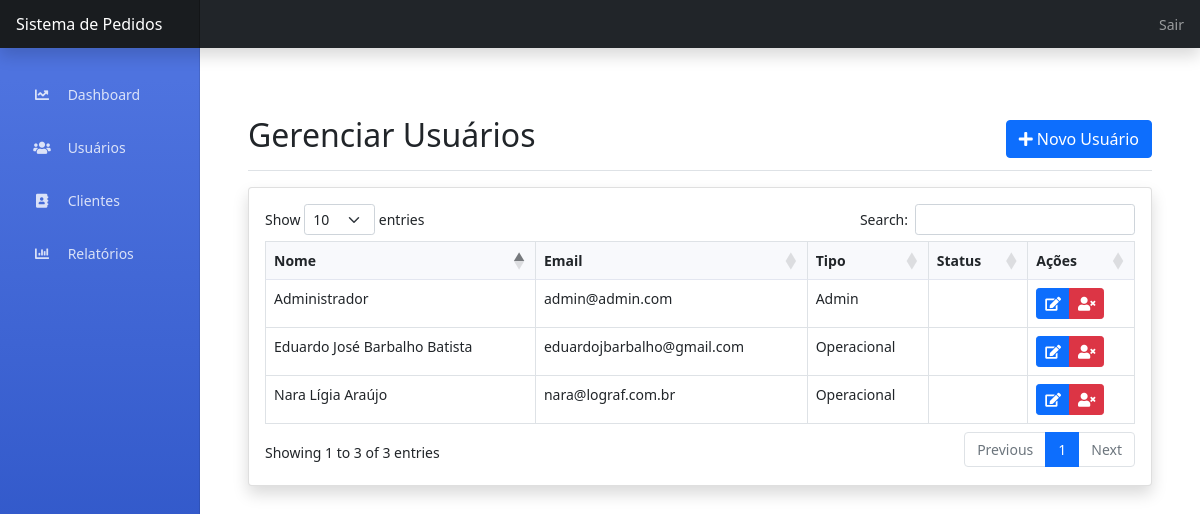
/admin/usuarios (signed in), run on the app's committed database.
### app.py (models this page shows, shortened)
class Usuario(UserMixin, db.Model):
    id = db.Column(db.Integer, primary_key=True)
    nome = db.Column(db.String(100), nullable=False)
    email = db.Column(db.String(120), unique=True, nullable=False)
    senha = db.Column(db.String(200), nullable=False)
    tipo = db.Column(db.String(20), nullable=False)  # 'admin' ou 'operacional'
    ativo = db.Column(db.Boolean, default=True)
    pedidos = db.relationship('Pedido', backref='usuario', lazy=True)

### app.py (the view)
@app.route('/admin/usuarios')
@login_required
def admin_usuarios():
    if current_user.tipo != 'admin':
        flash('Acesso não autorizado!', 'danger')
        return redirect(url_for('index'))
    usuarios = Usuario.query.all()
    return render_template('admin/usuarios.html', usuarios=usuarios)

### app.py (called while the page is built)
@login_manager.user_loader
def load_user(user_id):
    return Usuario.query.get(int(user_id))

### templates/admin/usuarios.html (shortened to what this page needs)
{% extends "base.html" %}
{% block content %}
<div class="container-fluid">
    <div class="d-flex justify-content-between flex-wrap flex-md-nowrap align-items-center pt-3 pb-2 mb-3 border-bottom">
        <h1 class="h2">Gerenciar Usuários</h1>
        <div class="btn-toolbar mb-2 mb-md-0">
            <a href="{{ url_for('admin_novo_usuario') }}" class="btn btn-primary">
                <i class="fas fa-plus"></i> Novo Usuário
            </a>
        </div>
    </div>
    <div class="card shadow mb-4">
        <div class="card-body">
            <div class="table-responsive">
                <table class="table table-bordered" id="dataTable" width="100%" cellspacing="0">
                    <thead>
                        <tr>
                            <th>Nome</th>
                            <th>Email</th>
                            <th>Tipo</th>
                            <th>Status</th>
                            <th>Ações</th>
                        </tr>
                    </thead>
                    <tbody>
                        {% for usuario in usuarios %}
                        <tr>
                            <td>{{ usuario.nome }}</td>
                            <td>{{ usuario.email }}</td>
                            <td>{{ usuario.tipo|title }}</td>
                            <td>
                                <span class="badge {% if usuario.ativo %}badge-success{% else %}badge-danger{% endif %}">
                                </span>
                            </td>
                            <td>
                                <div class="btn-group">
                                    <a href="{{ url_for('admin_editar_usuario', id=usuario.id) }}"
                                       class="btn btn-sm btn-primary" title="Editar">
                                        <i class="fas fa-edit"></i>
                                    </a>
                                    <button onclick="toggleUsuario({{ usuario.id }})"
                                            class="btn btn-sm {% if usuario.ativo %}btn-danger{% else %}btn-success{% endif %}"
                                            title="{{ 'Desativar' if usuario.ativo else 'Ativar' }}">
                                        <i class="fas {% if usuario.ativo %}fa-user-times{% else %}fa-user-check{% endif %}"></i>
                                    </button>
                                </div>
                            </td>
                        </tr>
                        {% endfor %}
                    </tbody>
                </table>
            </div>
        </div>
    </div>
</div>
{% endblock %}

### templates/base.html (style rules this page uses)
body { font-size: .875rem; }
.container-fluid { padding-top: 1.5rem; }
.d-flex.justify-content-between { margin-top: 20px; margin-bottom: 30px; padding: 15px 0; }
.badge { padding: 0.5em 0.75em; border-radius: 0.25rem; font-size: 0.875em; }
.table th { background-color: #f8f9fc; border-bottom: 2px solid #e3e6f0; }
.btn-group .btn { padding: 0.25rem 0.5rem; font-size: 0.875rem; }
.btn-group .btn i { font-size: 0.875rem; }

### data on the page
Usuario: nome "Administrador", email "admin@admin.com", tipo "Admin", ativo True (drawn)
Usuario: nome "Eduardo José Barbalho Batista", email "eduardojbarbalho@gmail.com", tipo "Operacional", ativo True (drawn)
Usuario: nome "Nara Lígia Araújo", email "nara@lograf.com.br", tipo "Operacional", ativo True (drawn)
